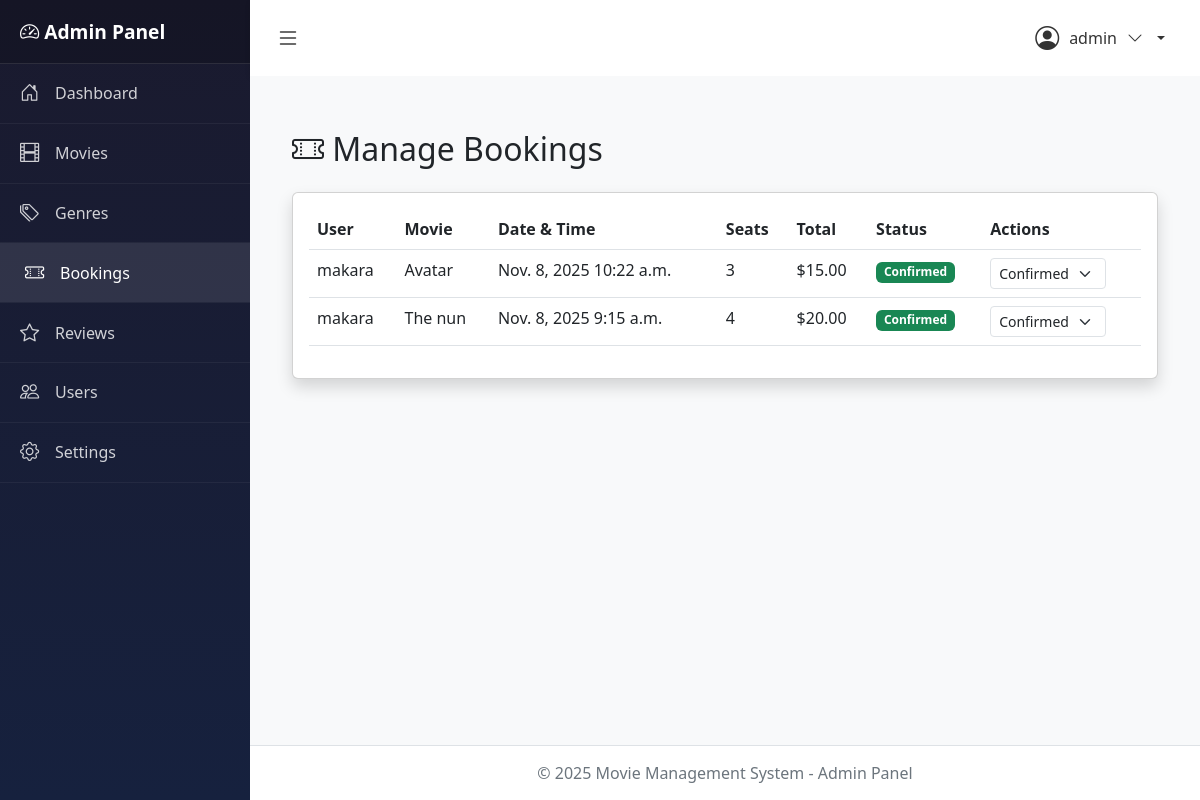
/dashboard/bookings/ (signed in), run on an earlier commit of the app's database.
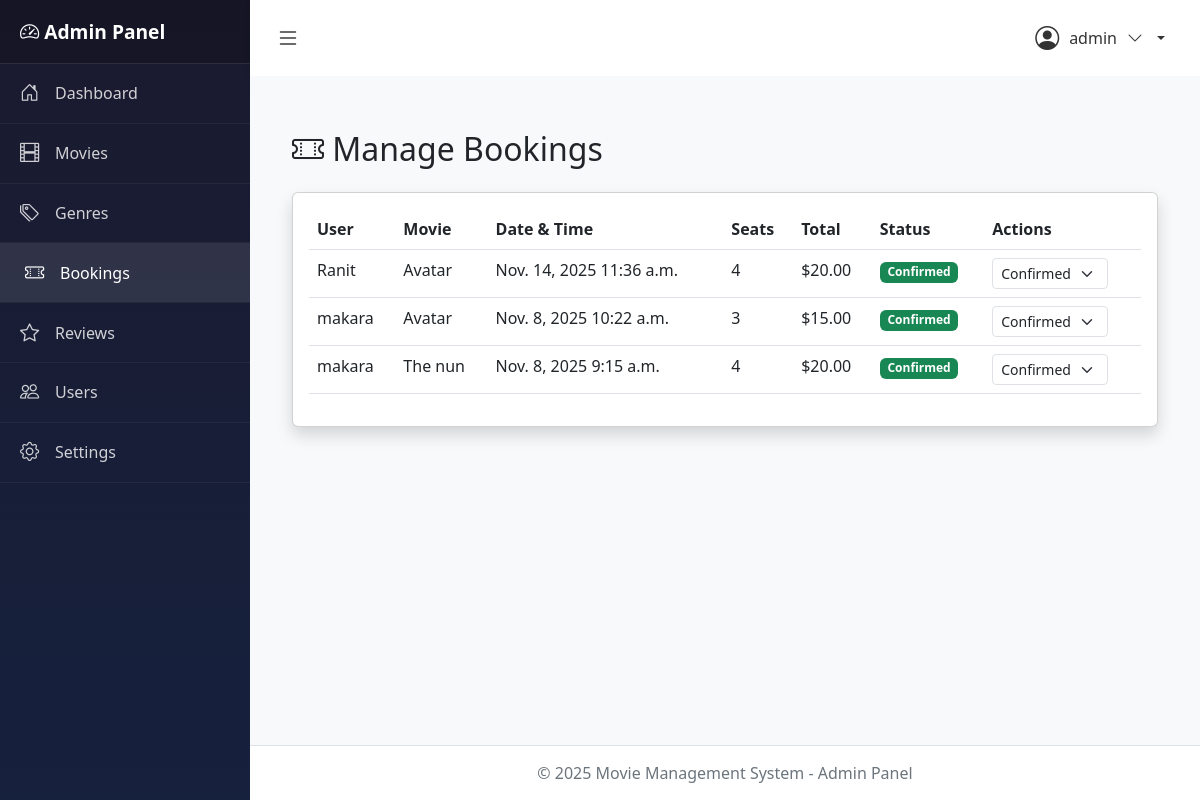
And on a later commit of the database.
### movies/models.py (models this page shows, shortened)
class Booking(models.Model):
    STATUS_CHOICES = (
        ('pending', 'Pending'),
        ('confirmed', 'Confirmed'),
        ('cancelled', 'Cancelled'),
    )
    user = models.ForeignKey(settings.AUTH_USER_MODEL, on_delete=models.CASCADE, related_name='bookings')
    movie = models.ForeignKey(Movie, on_delete=models.CASCADE, related_name='bookings')
    booking_date = models.DateTimeField(auto_now_add=True)
    show_date = models.DateField()
    show_time = models.TimeField()
    number_of_seats = models.IntegerField(validators=[MinValueValidator(1)])
    total_price = models.DecimalField(max_digits=10, decimal_places=2)
    status = models.CharField(max_length=20, choices=STATUS_CHOICES, default='pending')
    payment_method = models.CharField(max_length=50, blank=True, null=True)
    created_at = models.DateTimeField(auto_now_add=True)
    updated_at = models.DateTimeField(auto_now=True)
    class Meta:
        db_table = 'bookings'
        verbose_name = 'Booking'
        verbose_name_plural = 'Bookings'
        ordering = ['-booking_date']

class Movie(models.Model):
    STATUS_CHOICES = (
        ('now_showing', 'Now Showing'),
        ('coming_soon', 'Coming Soon'),
        ('archived', 'Archived'),
    )
    title = models.CharField(max_length=200)
    description = models.TextField()
    genre = models.ForeignKey(Genre, on_delete=models.SET_NULL, null=True, related_name='movies')
    duration = models.IntegerField(help_text='Duration in minutes')
    release_date = models.DateField()
    director = models.CharField(max_length=100)
    cast = models.TextField(help_text='Comma-separated list of actors')
    poster = models.ImageField(upload_to='movies/posters/', blank=True, null=True)
    trailer_url = models.URLField(blank=True, null=True)
    rating = models.DecimalField(max_digits=3, decimal_places=1, default=0.0,
                                  validators=[MinValueValidator(0.0), MaxValueValidator(10.0)])
    status = models.CharField(max_length=20, choices=STATUS_CHOICES, default='now_showing')
    ticket_price = models.DecimalField(max_digits=10, decimal_places=2, default=0.00)
    available_seats = models.IntegerField(default=100)
    created_at = models.DateTimeField(auto_now_add=True)
    updated_at = models.DateTimeField(auto_now=True)
    class Meta:
        db_table = 'movies'
        verbose_name = 'Movie'
        verbose_name_plural = 'Movies'
        ordering = ['-release_date']

### accounts/models.py (models this page shows, shortened)
class Account(AbstractUser):
    ROLE_CHOICES = (
        ('admin', 'Admin'),
        ('user', 'User'),
    )
    role = models.CharField(max_length=10, choices=ROLE_CHOICES, default='user')
    created_at = models.DateTimeField(auto_now_add=True)
    updated_at = models.DateTimeField(auto_now=True)
    class Meta:
        db_table = 'accounts'
        verbose_name = 'Account'
        verbose_name_plural = 'Accounts'
    def is_admin(self):
        return self.role == 'admin'

### movies/views.py (the view)
# urls.py: path('dashboard/bookings/', views.manage_bookings, name='manage_bookings'),
@login_required
def manage_bookings(request):
    if not request.user.is_admin():
        messages.error(request, 'Access denied! Admin only.')
        return redirect('home')
    bookings = Booking.objects.all().order_by('-booking_date')
    context = {
        'bookings': bookings,
    }
    return render(request, 'Admin/manage_bookings.html', context)

### movies/context_processors.py (called while the page is built)
def site_settings(request):
    settings = SiteSetting.get_settings()
    return {
        'site_settings': settings,
    }

### movies/models.py (called while the page is built)
    @classmethod
    def get_settings(cls):
        settings, created = cls.objects.get_or_create(id=1)
        return settings

### movies/templates/Admin/manage_bookings.html (shortened to what this page needs)
{% extends 'Admin/base_admin.html' %}
{% block content %}
<div class="container-fluid my-4">
    <h2 class="mb-4"><i class="bi bi-ticket-perforated"></i> Manage Bookings</h2>
    <div class="card shadow">
        <div class="card-body">
            <div class="table-responsive">
                <table class="table table-hover">
                    <thead>
                        <tr>
                            <th>User</th>
                            <th>Movie</th>
                            <th>Date & Time</th>
                            <th>Seats</th>
                            <th>Total</th>
                            <th>Status</th>
                            <th>Actions</th>
                        </tr>
                    </thead>
                    <tbody>
                        {% for booking in bookings %}
                        <tr>
                            <td>{{ booking.user.username }}</td>
                            <td>{{ booking.movie.title }}</td>
                            <td>{{ booking.show_date }} {{ booking.show_time }}</td>
                            <td>{{ booking.number_of_seats }}</td>
                            <td>${{ booking.total_price }}</td>
                            <td>
                                <span class="badge bg-{% if booking.status == 'confirmed' %}success{% elif booking.status == 'pending' %}warning{% else %}danger{% endif %}">
                                    {{ booking.get_status_display }}
                                </span>
                            </td>
                            <td>
                                <form method="post" action="{% url 'update_booking_status' booking.id %}" class="d-inline">
                                    <select name="status" class="form-select form-select-sm d-inline-block w-auto" onchange="this.form.submit()">
                                        <option value="confirmed" {% if booking.status == 'confirmed' %}selected{% endif %}>Confirmed</option>
                                    </select>
                                </form>
                            </td>
                        </tr>
                        {% empty %}
                        <tr><td colspan="7" class="text-center text-muted">No bookings found.</td></tr>
                        {% endfor %}
                    </tbody>
                </table>
            </div>
        </div>
    </div>
</div>
{% endblock %}

What changed in the data, as far as the page shows it:
added Booking: user.username "Ranit", movie "Avatar", show_date "Nov. 14, 2025", show_time "11:36 a.m.", number_of_seats "4", total_price "20.00", status "Confirmed"
